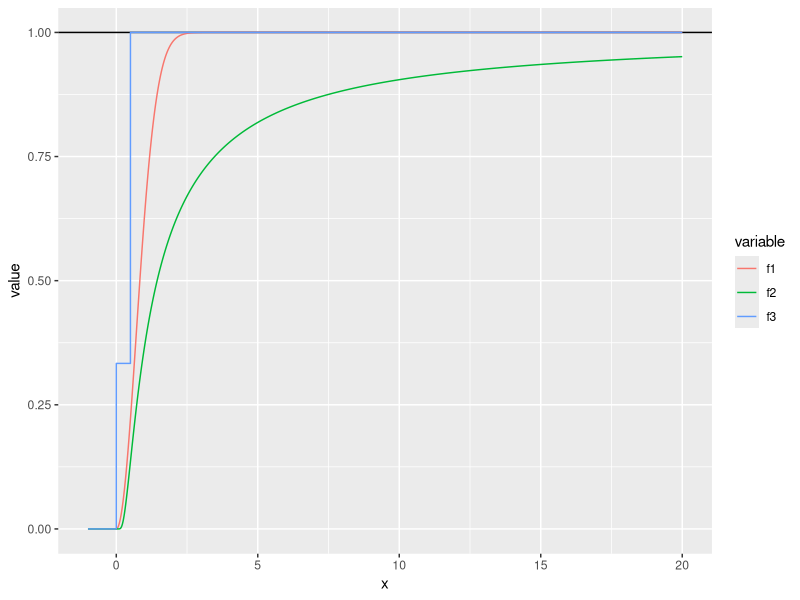
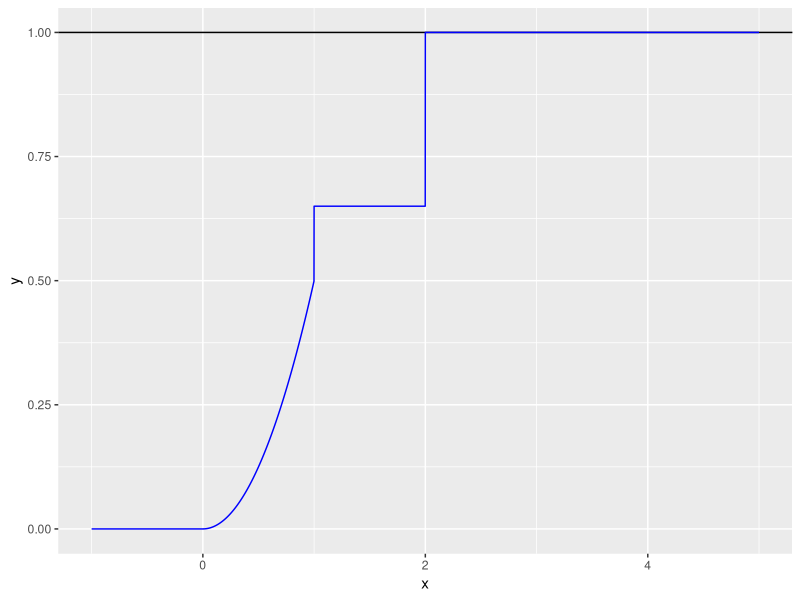
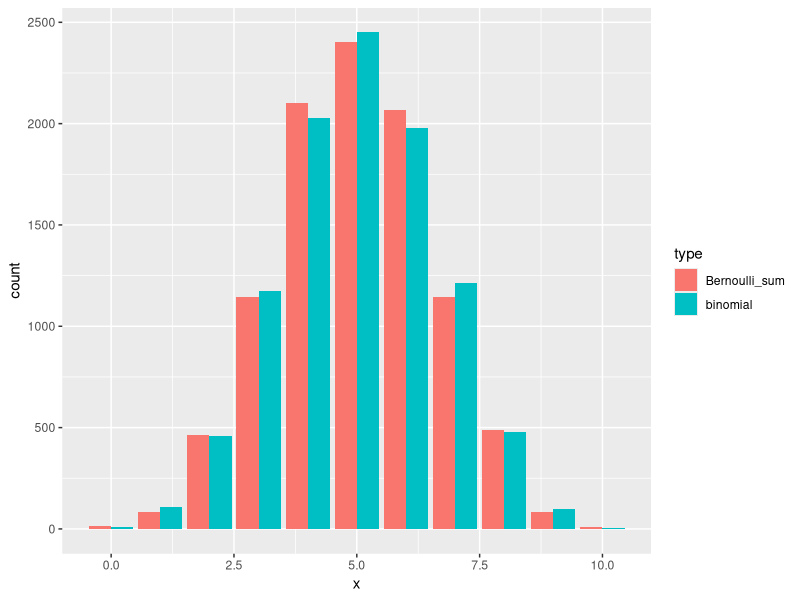
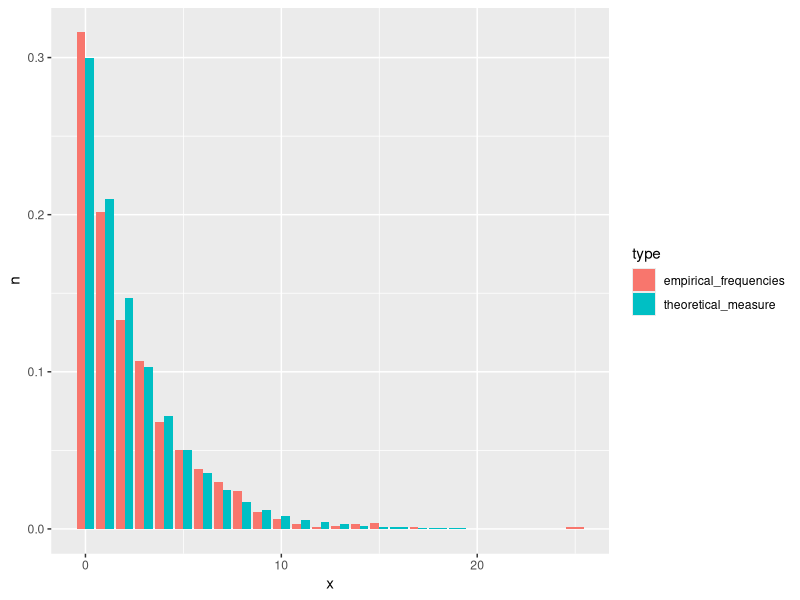
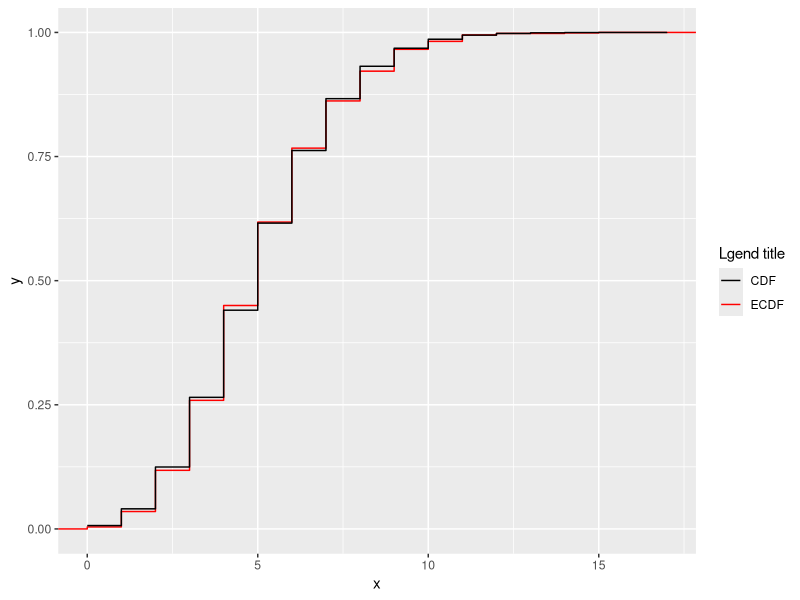
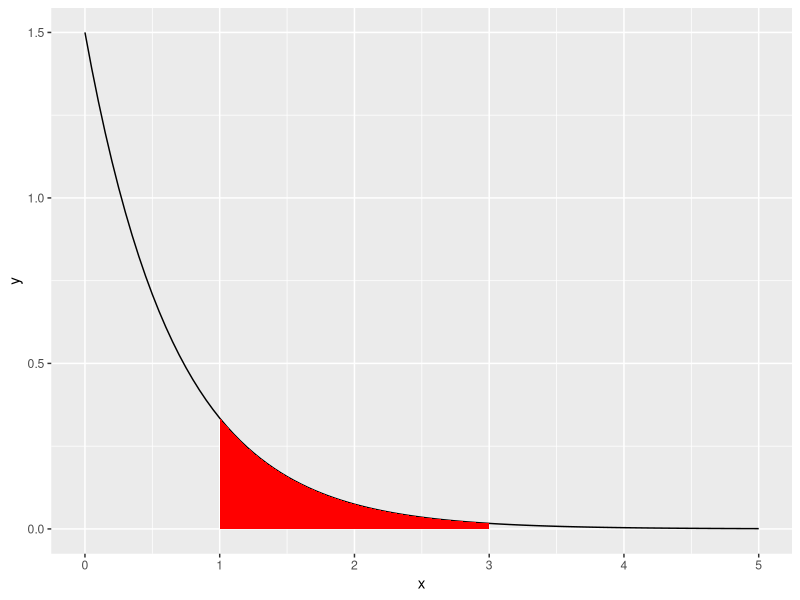
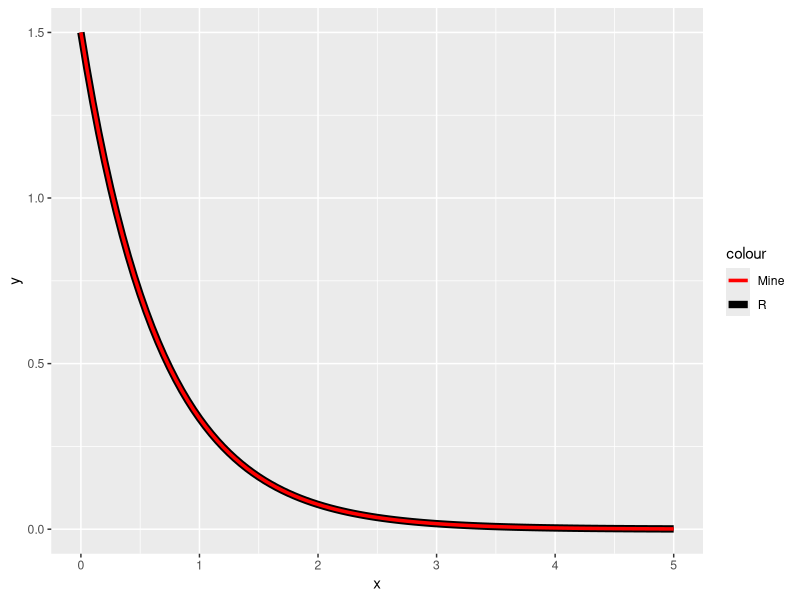
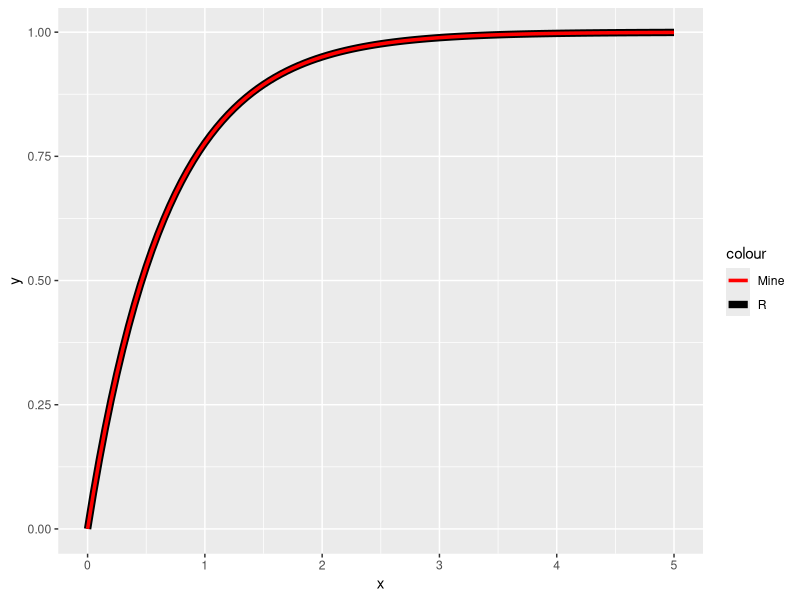

The R script that drew these images, in order:
## ---- chunk 1
togs <- TRUE
library(ggplot2)
library(dplyr)
library(reshape2)
# togs <- FALSE
## ---- chunk 2
f1 <- function (x) {
  tmp        <- 1 - exp(-x^2)
  tmp[x < 0] <- 0
  return(tmp)
}

f2 <- function (x) {
  tmp         <- exp(-(1 / x))
  tmp[x <= 0] <- 0
  return(tmp)
}

f3 <- function (x) {
  tmp           <- x
  tmp[x == x]   <- 1
  tmp[x <= 0.5] <- 1/3
  tmp[x <= 0]   <- 0
  return(tmp)
}

cdf_data <- tibble(x  = seq(-1, 20, by = 0.001),
                   f1 = f1(x),
                   f2 = f2(x),
                   f3 = f3(x)) %>%
  melt(id.vars = "x")

# geo_plot <- ggplot(data = data.frame(x = seq(-1, 10, by = 0.01)), aes(x = x)) +
#   stat_function(aes(color = "f1"), fun = f1) +
#   stat_function(aes(color = "f2"), fun = f2) +
#   stat_function(aes(color = "f3"), fun = f3) +
#   geom_hline(yintercept = 1)
# plot(geo_plot)

cdf_plot <- ggplot(data = cdf_data, aes(x = x, y = value, color = variable)) +
  geom_hline(yintercept = 1) +
  geom_line()
plot(cdf_plot)
## ---- chunk 3
f1 <- function (x, p) {
  tmp          <- x
  tmp[x >= 2]  <- 0.5 + (p * 0.5) + ((1-p) * 0.5)
  tmp[x < 2]   <- 0.5 + (p * 0.5) 
  tmp[x < 1]   <- (x[x < 1])^2 / 2
  tmp[x < 0]   <- 0
  return(tmp)
}

cdf_data <- tibble(x = seq(-1, 5, by = 0.001), y = f1(x, 0.3))
cdf_plot <- ggplot(data = cdf_data, aes(x = x, y = y)) +
  geom_hline(yintercept = 1) +
  geom_line(color = "blue")
plot(cdf_plot)

## ---- chunk 4
set.seed(1)
nsamps        <- 10000
binom_samp    <- rbinom(nsamps, size = 10, prob = 0.5)
bernoulli_mat <- matrix(data = NA, nrow = nsamps, ncol = 10)
for (i in 1:nsamps) {
  bernoulli_mat[i, ] <- rbinom(10, size = 1, prob = 0.5)
}
bern_samp <- apply(bernoulli_mat, 1, sum)
b_data    <- tibble(x    = c(binom_samp, bern_samp), 
                    type = c(rep("binomial", 10000), rep("Bernoulli_sum", 10000)))
b_plot    <- ggplot(data = b_data, aes(x = x, fill = type)) +
  geom_bar(position = "dodge")
plot(b_plot)
## ---- chunk 5
set.seed(1)
geo_samp <- rgeom(n = 1000, prob = 0.3)
geo_samp <- data.frame(x = geo_samp) %>%
  count(x) %>%
  mutate(n = n / 1000, type = "empirical_frequencies") %>%
  bind_rows(data.frame(x = 0:20, n = dgeom(0:20, prob = 0.3), type = "theoretical_measure"))

geo_plot <- ggplot(data = geo_samp, aes(x = x, y = n, fill = type)) +
  geom_bar(stat="identity", position = "dodge")
plot(geo_plot)
## ---- chunk 6
set.seed(1)
pois_samp <- rpois(n = 1000, lambda = 5)
pois_samp <- data.frame(x = pois_samp)
pois_plot <- ggplot(data = pois_samp, aes(x = x, colour = "ECDF")) +
  stat_ecdf(geom = "step") +
  geom_step(data = tibble(x = 0:17, y = ppois(x, 5)), aes(x = x, y = y, colour = "CDF")) +
  # stat_function(data = data.frame(x = 0:17), aes(x = x, colour = "CDF"), geom = "line", fun = ppois, args = list(lambda = 5)) +
  scale_colour_manual("Lgend title", values = c("black", "red"))
plot(pois_plot)
## ---- chunk 7
set.seed(1)
nsamps <- 1000
samps  <- rexp(nsamps, rate = 1.5)
sum(samps >= 1 & samps <= 3) / nsamps
exp_plot <- ggplot(data.frame(x = seq(0, 5, by = 0.01)), aes(x = x)) +
  stat_function(fun = dexp, args = list(rate = 1.5)) +
  stat_function(fun = dexp, args = list(rate = 1.5), xlim = c(1,3), geom = "area", fill = "red")
plot(exp_plot)
## ---- chunk 8
exp_pdf <- function(x, lambda) {
  return (lambda * exp(-lambda * x))
}

exp_cdf <- function(x, lambda) {
  return (1 - exp(-lambda * x))
}

exp_quant <- function(q, lambda) {
  return (-(log(1 - q) / lambda))
}

ggplot(data = data.frame(x = seq(0, 5, by = 0.01)), aes(x = x)) +
  stat_function(fun = dexp, args = list(rate = 1.5), aes(color = "R"), size = 2.5) +
  stat_function(fun = exp_pdf, args = list(lambda = 1.5), aes(color = "Mine"), size = 1.2) +
  scale_color_manual(values = c("red", "black"))

ggplot(data = data.frame(x = seq(0, 5, by = 0.01)), aes(x = x)) +
  stat_function(fun = pexp, args = list(rate = 1.5), aes(color = "R"), size = 2.5) +
  stat_function(fun = exp_cdf, args = list(lambda = 1.5), aes(color = "Mine"), size = 1.2) +
  scale_color_manual(values = c("red", "black"))

ggplot(data = data.frame(x = seq(0, 1, by = 0.01)), aes(x = x)) +
  stat_function(fun = qexp, args = list(rate = 1.5), aes(color = "R"), size = 2.5) +
  stat_function(fun = exp_quant, args = list(lambda = 1.5), aes(color = "Mine"), size = 1.2) +
  scale_color_manual(values = c("red", "black"))
## ---- chunk 9
set.seed(1)

## ---- chunk 10
set.seed(1)
ggplot(data = data.frame(x = seq(0, 1, by = 0.01)), aes(x = x)) +
  stat_function(fun = dbeta, args = list(shape1 = 2, shape2 = 2), aes(color = "alpha = 0.5")) +
  stat_function(fun = dbeta, args = list(shape1 = 4, shape2 = 1), aes(color = "alpha = 4")) +
  stat_function(fun = dbeta, args = list(shape1 = 1, shape2 = 4), aes(color = "alpha = 1")) +
  stat_function(fun = dbeta, args = list(shape1 = 2, shape2 = 5), aes(color = "alpha = 25")) +
  stat_function(fun = dbeta, args = list(shape1 = 0.1, shape2 = 0.1), aes(color = "alpha = 0.1"))

## ---- chunk 11
set.seed(1)
nsamps <- 1000
samps  <- rbeta(nsamps, 2, 5)
ggplot(data = data.frame(x = samps), aes(x = x)) +
  geom_histogram(aes(y = ..density..), color = "black") +
  stat_function(data  = data.frame(x = seq(0, 1, by = 0.01)), aes(x = x), 
                fun   = dbeta, 
                args  = list(shape1 = 2, shape2 = 5), 
                color = "red", 
                size  = 1.2)

## ---- chunk 12
set.seed(1)

## ---- chunk 13
set.seed(1)
mean_par   <- 50
nsamps     <- 100000
pois_samps <- rpois(nsamps, lambda = mean_par)
norm_samps <- rnorm(nsamps, mean = mean_par, sd = sqrt(mean_par))
my_plot    <- ggplot() +
  geom_bar(data = tibble(x = pois_samps), aes(x = x, y = (..count..)/sum(..count..))) +
  geom_density(data = tibble(x = norm_samps), aes(x = x), color = "red")
plot(my_plot)
## ---- chunk 14
# a
set.seed(1)
logit_pdf <- function (x, mu, s) {
  return ((exp(-(x - mu)/(s))) / (s * (1 + exp(-(x - mu)/(s)))^2))
}
nl_plot <- ggplot(data = data.frame(x = seq(-12, 12, by = 0.01)), aes(x = x)) +
  stat_function(fun = dnorm, args = list(mean = 0, sd = 2), aes(color = "normal")) +
  stat_function(fun = logit_pdf, args = list(mu = 0, s = sqrt(12/pi^2)), aes(color = "logit"))
plot(nl_plot)

nl_plot <- ggplot(data = data.frame(x = seq(5, 10, by = 0.01)), aes(x = x)) +
  stat_function(fun = dnorm, args = list(mean = 0, sd = 2), aes(color = "normal")) +
  stat_function(fun = logit_pdf, args = list(mu = 0, s = sqrt(12/pi^2)), aes(color = "logit"))
plot(nl_plot)


# b
logit_cdf <- function (x, mu, s) {
  return (1 / (1 + exp(-(x - mu) / s)))
}

p_logistic <- 1 - logit_cdf(4, 0, sqrt(12/pi^2)) + logit_cdf(-4, 0, sqrt(12/pi^2))
p_norm     <- 1 - pnorm(4, 0, 2) + pnorm(-4, 0, 2)
p_logistic
p_norm
# Logistic distribution has wider tails, therefore the probability of larger
# absolute values is higher.
